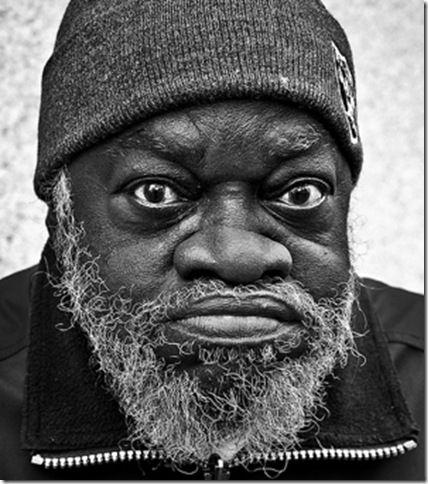
#> input picture bw_photo.jpg, 428 x 484 px
$ python main.py
#> lines starting #> are read from the running program, lines starting #| are printed output that depends on the picture
import cv2
import numpy as np
from skimage import segmentation, color
from scipy.sparse import csr_matrix, diags
from scipy.sparse.linalg import spsolve

def colorize_bw_optimization(image_path: str, n_segments: int = 500) -> np.ndarray:
    """
    Цветизация черно-белого изображения методом оптимизации (Gal et al., 2015).
    """
#> called with image_path = 'bw_photo.jpg', n_segments = 400
    # 1. Загрузка и приведение к градациям серого
    img = cv2.imread(image_path)
#> img is the input picture: shape (484, 428, 3); min 0, max 255, mean 97.5
    if img is None:
        raise FileNotFoundError(f"Не удалось загрузить изображение: {image_path}")

    gray = cv2.cvtColor(img, cv2.COLOR_BGR2GRAY).astype(np.float32) / 255.0

    gray_3ch = np.stack([gray] * 3, axis=-1)

    # 2. Преобразование в L*a*b* (L сохраняется из оригинала)
    lab = color.rgb2lab(gray_3ch)
#> lab: shape (484, 428, 3) float32; mean of channels 0, 1, 2 39.6, 0, 0
    L = lab[:, :, 0].copy()
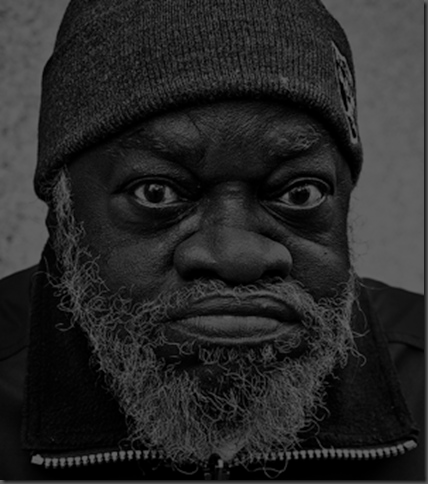
#> L: shape (484, 428) float32; min 0, max 100, mean 39.7

    # 3. Суперпиксельная сегментация
    labels = labels.astype(np.int32)
    unique_labels = np.unique(labels)
    mapping = np.zeros(unique_labels.max() + 1, dtype=np.int32)
    mapping[unique_labels] = np.arange(len(unique_labels))
    labels = mapping[labels]
    num_labels = len(unique_labels)

    # 4. Инициализация цветовых подсказок (a* и b*)
    sp_means_a = np.zeros(num_labels)
    sp_means_b = np.zeros(num_labels)

    np.random.seed(42)
    hint_indices = np.random.choice(num_labels, size=int(num_labels * 0.1), replace=False)
    sp_means_a[hint_indices] = np.random.uniform(-50, 50, size=len(hint_indices))
    sp_means_b[hint_indices] = np.random.uniform(-50, 50, size=len(hint_indices))

    # 5. Построение графа смежности суперпикселей
    rows, cols, weights = [], [], []
    kernel = np.ones((3, 3), dtype=np.uint8)

    for i in range(num_labels):
        mask_i = (labels == i)
        dilated = cv2.dilate(mask_i.astype(np.uint8), kernel).astype(bool)
        dilated[mask_i] = False  # исключаем сам суперпиксель

        neighbor_labels = np.unique(labels[dilated])
        for j in neighbor_labels:
            if j > i:  # избегаем дублирования пар
                edge_mask = mask_i | dilated
                grad_mean = gray[edge_mask].std() + 1e-6  # защита от деления на 0
                w = 1.0 / grad_mean

                rows.extend([i, j])
                cols.extend([j, i])
                weights.extend([w, w])

    W = csr_matrix((weights, (rows, cols)), shape=(num_labels, num_labels))
    D = diags(np.ones(num_labels), 0)  # вес "подсказки" цвета

    # 6. Решение оптимизационной задачи для a* и b* отдельно
    def solve_channel(hints):
        A = D + W
        # Используем разреженный решатель для эффективности
        return spsolve(A.tocsr(), hints)

    opt_a = solve_channel(sp_means_a)
    opt_b = solve_channel(sp_means_b)

    # 7. Восстановление каналов на пиксельном уровне
    out_a = np.zeros_like(L)
    out_b = np.zeros_like(L)
    for i in range(num_labels):
        mask = (labels == i)
        out_a[mask] = opt_a[i]
        out_b[mask] = opt_b[i]

    # 8. Обратное преобразование в RGB
    out_lab = np.stack([L, out_a, out_b], axis=-1)
    out_rgb = color.lab2rgb(out_lab)

    return (out_rgb * 255).astype(np.uint8)

# Пример использования
if __name__ == "__main__":
    import matplotlib.pyplot as plt

    IMAGE_PATH = "bw_photo.jpg"  # Замените на путь к вашему ЧБ изображению

    try:
        colorized = colorize_bw_optimization(IMAGE_PATH, n_segments=400)
        original = cv2.imread(IMAGE_PATH)
        # OpenCV загружает в BGR, matplotlib ожидает RGB
        original_rgb = cv2.cvtColor(original, cv2.COLOR_BGR2RGB)

        plt.figure(figsize=(12, 5))
        plt.subplot(1, 2, 1)
        plt.imshow(original_rgb)
        plt.title("Original B&W")
        plt.axis("off")

        plt.subplot(1, 2, 2)
        plt.imshow(colorized)
        plt.title("Optimized Colorization (Gal et al., 2015)")
        plt.axis("off")

        plt.tight_layout()
        plt.show()
    except Exception as e:
        print(f"Ошибка: {e}")

$ run again, with input.jpg copied over bw_photo.jpg
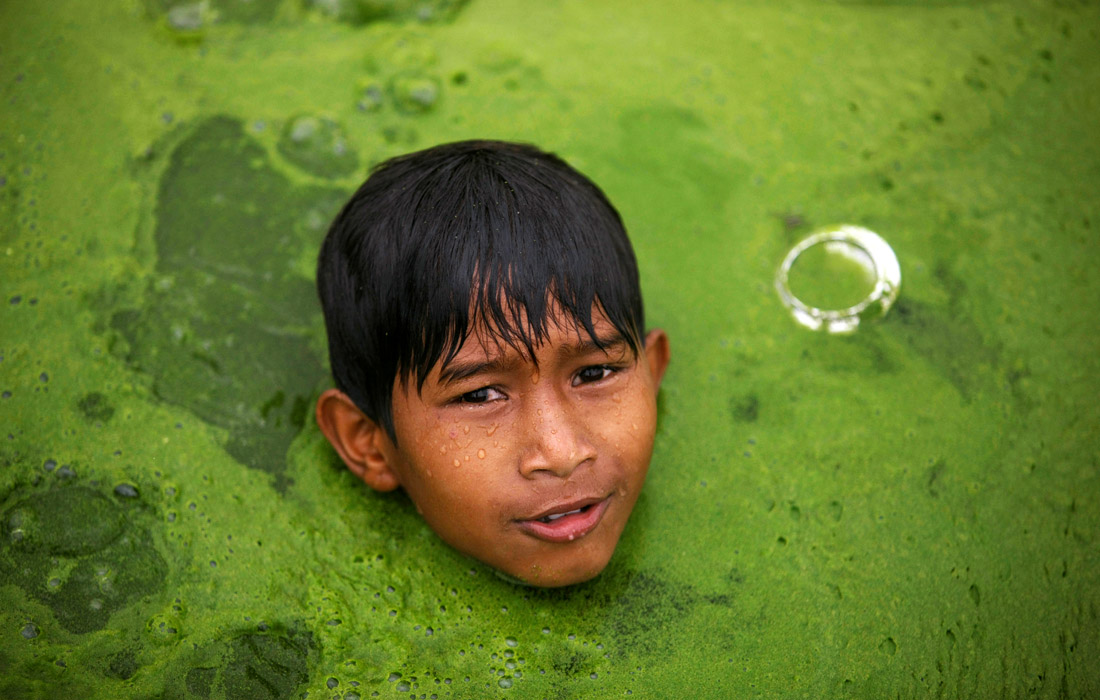
#> input picture input.jpg, 1100 x 700 px
#> in colorize_bw_optimization, img is the input picture: shape (700, 1100, 3); mean B, G, R 43, 122.9, 102.3
#> in colorize_bw_optimization, `gray = cv2.cvtColor(img, cv2.COLOR_BGR2GRAY).astype(np.float32) / 255.0`:
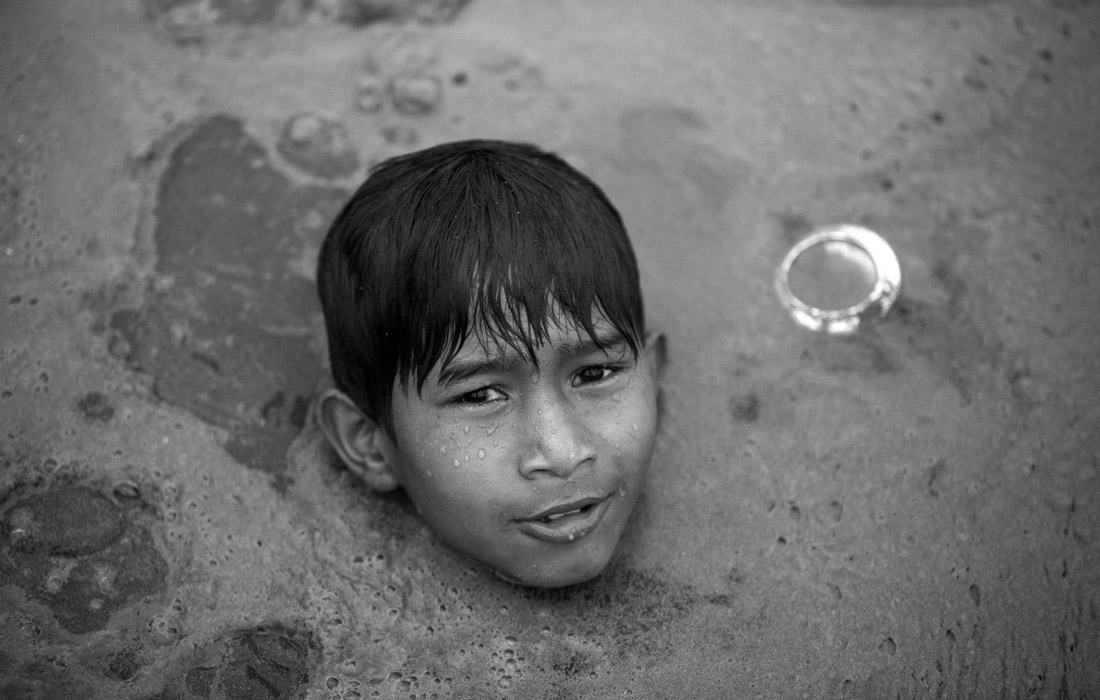
#> gray: shape (700, 1100) float32; min 0, max 1, mean 0.422
#> lab: shape (700, 1100, 3) float32; mean of channels 0, 1, 2 45, 0, 0
#> in colorize_bw_optimization, `L = lab[:, :, 0].copy()`:
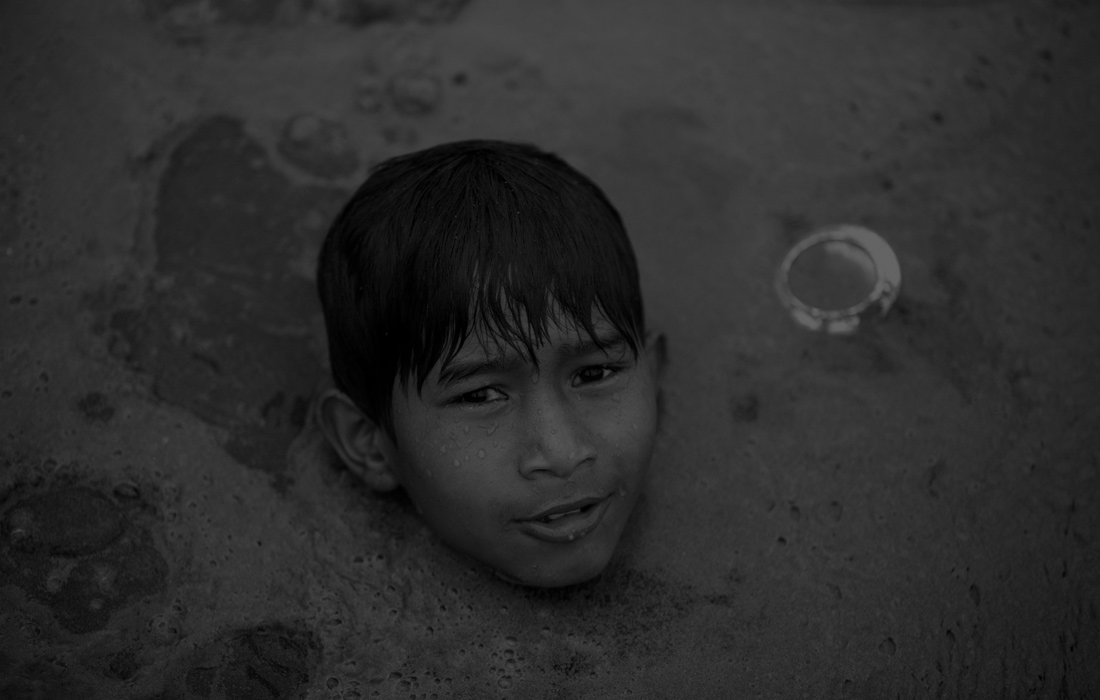
#> L: shape (700, 1100) float32; min 0, max 100, mean 45

$ run again, with input3.jpg copied over bw_photo.jpg
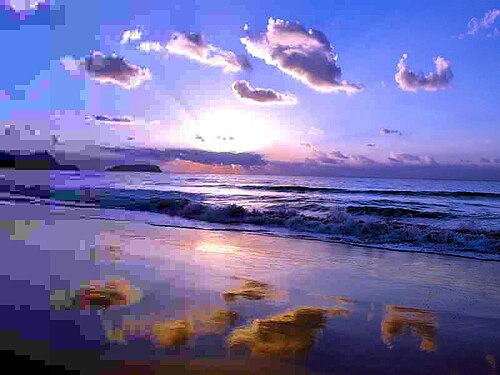
#> input picture input3.jpg, 500 x 375 px
#> in colorize_bw_optimization, img is the input picture: shape (375, 500, 3); mean B, G, R 168.2, 110.1, 114.5
#> in colorize_bw_optimization, `gray = cv2.cvtColor(img, cv2.COLOR_BGR2GRAY).astype(np.float32) / 255.0`:
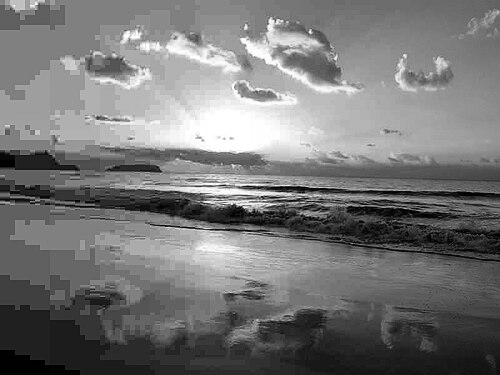
#> gray: shape (375, 500) float32; min 0, max 1, mean 0.463
#> lab: shape (375, 500, 3) float32; mean of channels 0, 1, 2 48.5, 0, 0
#> in colorize_bw_optimization, `L = lab[:, :, 0].copy()`:
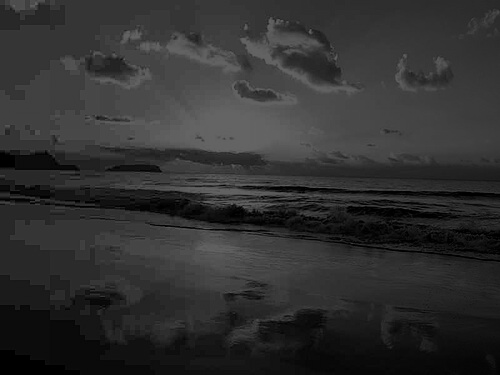
#> L: shape (375, 500) float32; min 0, max 100, mean 48.6
